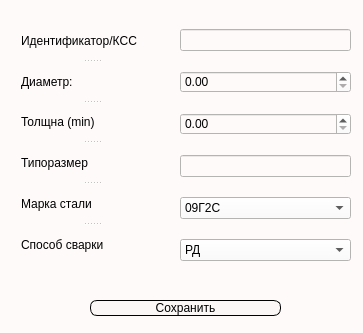
<?xml version="1.0" encoding="UTF-8"?>
<ui version="4.0">
 <class>new_kss</class>
 <widget class="QDialog" name="new_kss">
  <property name="geometry">
   <rect>
    <x>0</x>
    <y>0</y>
    <width>363</width>
    <height>333</height>
   </rect>
  </property>
  <property name="windowTitle">
   <string>Dialog</string>
  </property>
  <property name="styleSheet">
   <string notr="true">background-color:rgb(255, 250, 250);
font-family: Arial</string>
  </property>
  <widget class="QPushButton" name="add_kss">
   <property name="geometry">
    <rect>
     <x>90</x>
     <y>300</y>
     <width>191</width>
     <height>16</height>
    </rect>
   </property>
   <property name="styleSheet">
    <string notr="true">QPushButton {
color:black;
background-color:rgba(220, 220, 220, 30);
border: 1px solid rgb(0, 0, 0);
border-radius: 7px;
}</string>
   </property>
   <property name="text">
    <string>Сохранить</string>
   </property>
  </widget>
  <widget class="QSplitter" name="splitter">
   <property name="geometry">
    <rect>
     <x>21</x>
     <y>22</y>
     <width>141</width>
     <height>241</height>
    </rect>
   </property>
   <property name="orientation">
    <enum>Qt::Vertical</enum>
   </property>
   <widget class="QLabel" name="kss_lb">
    <property name="text">
     <string>Идентификатор/КCC</string>
    </property>
   </widget>
   <widget class="QLabel" name="lb_diameter">
    <property name="text">
     <string>Диаметр:</string>
    </property>
   </widget>
   <widget class="QLabel" name="lb_thickness">
    <property name="text">
     <string>Толщна (min)</string>
    </property>
   </widget>
   <widget class="QLabel" name="standard_size_lb">
    <property name="text">
     <string>Типоразмер </string>
    </property>
   </widget>
   <widget class="QLabel" name="steel_grade_lb">
    <property name="text">
     <string>Марка стали</string>
    </property>
   </widget>
   <widget class="QLabel" name="welding_metod_lb">
    <property name="text">
     <string>Способ сварки</string>
    </property>
   </widget>
  </widget>
  <widget class="QWidget" name="layoutWidget">
   <property name="geometry">
    <rect>
     <x>180</x>
     <y>15</y>
     <width>171</width>
     <height>261</height>
    </rect>
   </property>
   <layout class="QVBoxLayout" name="verticalLayout">
    <item>
     <widget class="QLineEdit" name="kss"/>
    </item>
    <item>
     <widget class="QDoubleSpinBox" name="diameter"/>
    </item>
    <item>
     <widget class="QDoubleSpinBox" name="thickness"/>
    </item>
    <item>
     <widget class="QLineEdit" name="standard_size"/>
    </item>
    <item>
     <widget class="QComboBox" name="steel_grade">
      <item>
       <property name="text">
        <string>09Г2С</string>
       </property>
      </item>
      <item>
       <property name="text">
        <string>10Г2ФБЮ</string>
       </property>
      </item>
      <item>
       <property name="text">
        <string>12Х18Н10Т</string>
       </property>
      </item>
      <item>
       <property name="text">
        <string>08Х18Н10</string>
       </property>
      </item>
      <item>
       <property name="text">
        <string>TP321</string>
       </property>
      </item>
      <item>
       <property name="text">
        <string>К52</string>
       </property>
      </item>
      <item>
       <property name="text">
        <string>К60</string>
       </property>
      </item>
      <item>
       <property name="text">
        <string>ст.3</string>
       </property>
      </item>
      <item>
       <property name="text">
        <string>ст.20</string>
       </property>
      </item>
      <item>
       <property name="text">
        <string>сталь</string>
       </property>
      </item>
     </widget>
    </item>
    <item>
     <widget class="QComboBox" name="welding_metod">
      <item>
       <property name="text">
        <string>РД</string>
       </property>
      </item>
      <item>
       <property name="text">
        <string>РДВ</string>
       </property>
      </item>
      <item>
       <property name="text">
        <string>РАД</string>
       </property>
      </item>
      <item>
       <property name="text">
        <string>МАДП</string>
       </property>
      </item>
      <item>
       <property name="text">
        <string>МП</string>
       </property>
      </item>
      <item>
       <property name="text">
        <string>ААД</string>
       </property>
      </item>
      <item>
       <property name="text">
        <string>АПГ</string>
       </property>
      </item>
      <item>
       <property name="text">
        <string>ААДП</string>
       </property>
      </item>
      <item>
       <property name="text">
        <string>АФ</string>
       </property>
      </item>
      <item>
       <property name="text">
        <string>МПС</string>
       </property>
      </item>
      <item>
       <property name="text">
        <string>МПГ</string>
       </property>
      </item>
     </widget>
    </item>
   </layout>
  </widget>
 </widget>
 <resources/>
 <connections/>
</ui>
